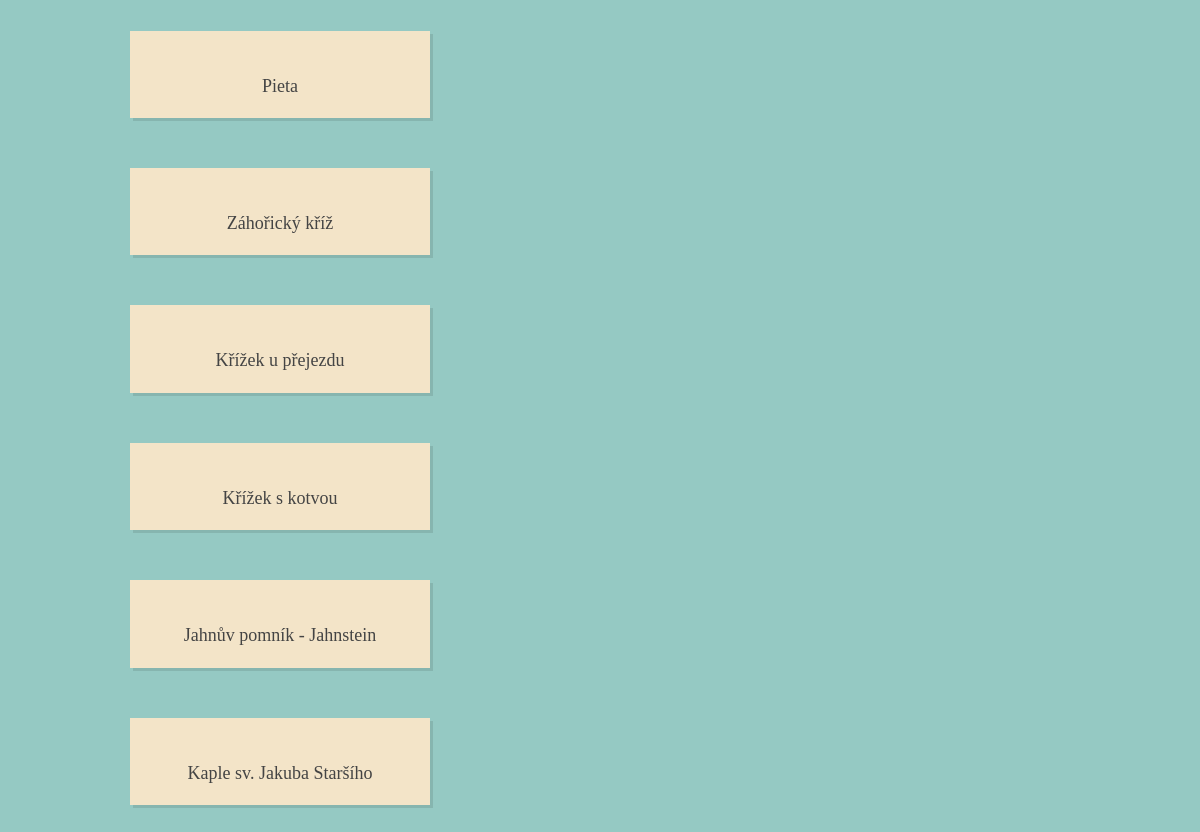
Before: /relic/ (lower part) with the older database file.
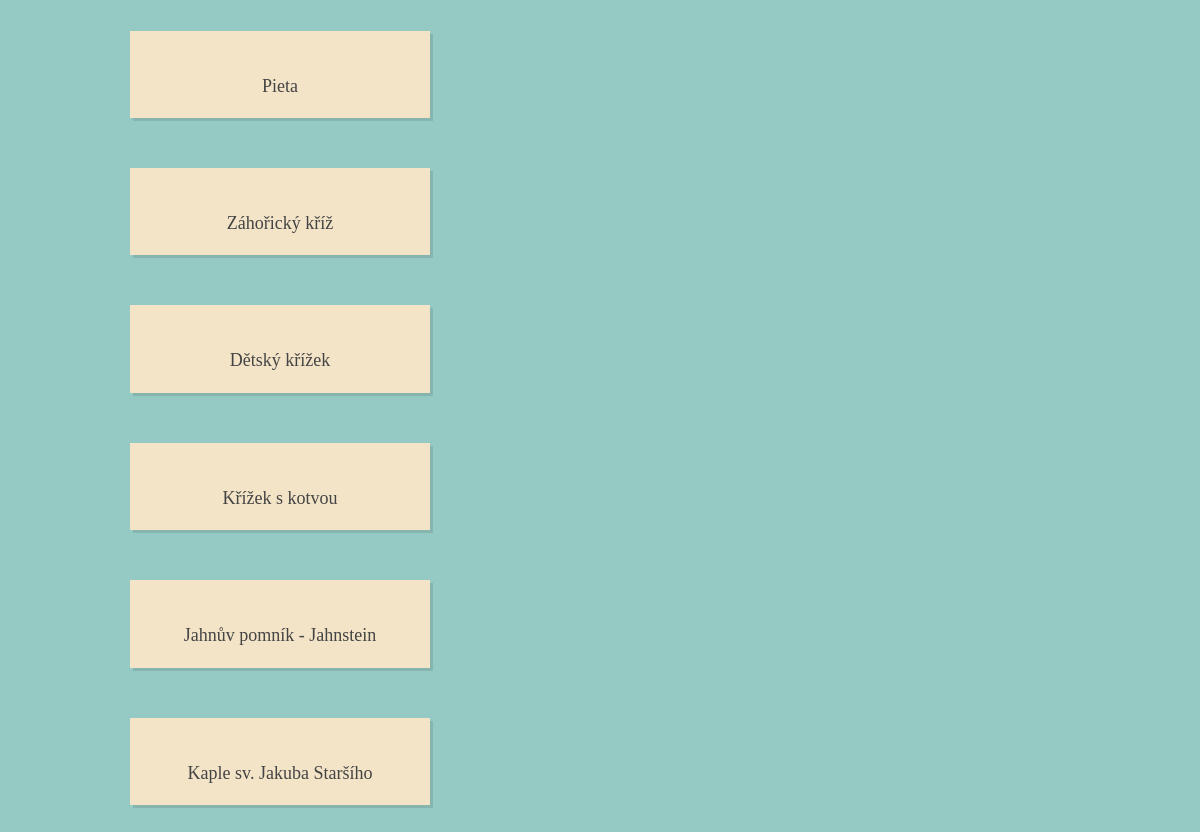
After: the same page with the newer database file.
### relic/models.py (models this page shows, shortened)
class Relic(models.Model):
    title = models.CharField(max_length=100, unique=True, verbose_name="Název")
    place = models.CharField(max_length=100, blank=True, verbose_name="Umístění")
    gps = models.CharField(max_length=50, blank=True, verbose_name="GPS")
    date_of_build = models.CharField(max_length=20, null=True, verbose_name="Datum vzniku", blank=True)
    reconstruction = models.CharField(max_length=200, null=True, verbose_name="Rekonstrukce", blank=True)
    price_of_rec = models.IntegerField(verbose_name="Cena rekonstrukce", null=True, blank=True)
    source_of_finance = models.CharField(max_length=30, blank=True, verbose_name="Zdroj financí")
    owner = models.CharField(max_length=40, blank=True, verbose_name="Vlastník")
    type_of_r = models.CharField(max_length=8, choices=types_choice, blank=True, null=True, verbose_name="Typ památky")
    sign = models.TextField(null=True, blank=True, verbose_name="Nápis")
    body = models.TextField(verbose_name="Popis")
    katalog_numb = models.CharField(max_length=30, blank=True, verbose_name="Rejstříkové č.")
    series_num = models.IntegerField(blank=True, null=True, verbose_name="Pořadová číslo")
    w_ssr = models.BooleanField(default=False, verbose_name="Stezka sovy Rozárky")
    w_kc = models.BooleanField(default=False, verbose_name="Křížková cesta")
    w_czp = models.BooleanField(default=False, verbose_name="Cesta za pověstí")
    pic = ThumbnailerImageField(upload_to=get_name_file, null=True, blank=True, verbose_name="Titulní foto")
    pic2 = ThumbnailerImageField(upload_to=get_name_file, null=True, blank=True)
    picd_2 = models.CharField(max_length=100, null=True, blank=True, verbose_name="Popis")
    pic3 = ThumbnailerImageField(upload_to=get_name_file, null=True, blank=True)
    picd_3 = models.CharField(max_length=100, null=True, blank=True, verbose_name="Popis")
    pic4 = ThumbnailerImageField(upload_to=get_name_file, null=True, blank=True)
    picd_4 = models.CharField(max_length=100, null=True, blank=True, verbose_name="Popis")
    pic5 = ThumbnailerImageField(upload_to=get_name_file, null=True, blank=True)
    picd_5 = models.CharField(max_length=100, null=True, blank=True, verbose_name="Popis")
    pic6 = ThumbnailerImageField(upload_to=get_name_file, null=True, blank=True)
    picd_6 = models.CharField(max_length=100, null=True, blank=True, verbose_name="Popis")
    pic7 = ThumbnailerImageField(upload_to=get_name_file, null=True, blank=True)
    picd_7 = models.CharField(max_length=100, null=True, blank=True, verbose_name="Popis")
    pic8 = ThumbnailerImageField(upload_to=get_name_file, null=True, blank=True)
    picd_8 = models.CharField(max_length=100, null=True, blank=True, verbose_name="Popis")
    posted = models.DateField(db_index=True, auto_now_add=True)
    slug = models.SlugField(max_length=100, unique=True, verbose_name="Nechat")

### relic/views.py (the view)
def relics_index(request):
    context = {
        'relics': Relic.objects.all()
    }
    return render(request, 'relics_index.html', context)

### cont_proces.py (called while the page is built)
def extra_context(request):
    extras = {}
    extras["ALL_RELICS"] = Relic.objects.all().order_by("-title")
    return(extras)

### relic/templates/relics_index.html (shortened to what this page needs)
{% extends 'base.html' %}
{% block content %}
{% load thumbnail %}
<br/>
                <ul id="filter-container" class="feature cf">
              {% if relics %}
              {% for relic in relics %}
                    <li class="
                        {% if relic.w_ssr == True %}
                        ssr
                        {% else %}
                        {% endif %}
                        {% if relic.w_kc == True %}
                        kc
                        {% else %}
                        {% endif %}
                        {% if relic.w_czp == True %}
                        czp
                        {% else %}
                        {% endif %}">
                        <a href="/relic/view/{{relic.slug}}" class="thumb" ><img src="{{relic.pic|thumbnail_url:'galRelThum'}}" alt="" />
                        </a>
                        <h5 class="caption">{{relic.title}}</h5>
                    </li>
               {% endfor %}
               {% else %}
               <p>There are no relics.</p>
               {% endif %}
                </ul>
        {% endblock %}

Changed rows visible on the page:
changed Relic: title "Křížek u přejezdu" → "Dětský křížek"
